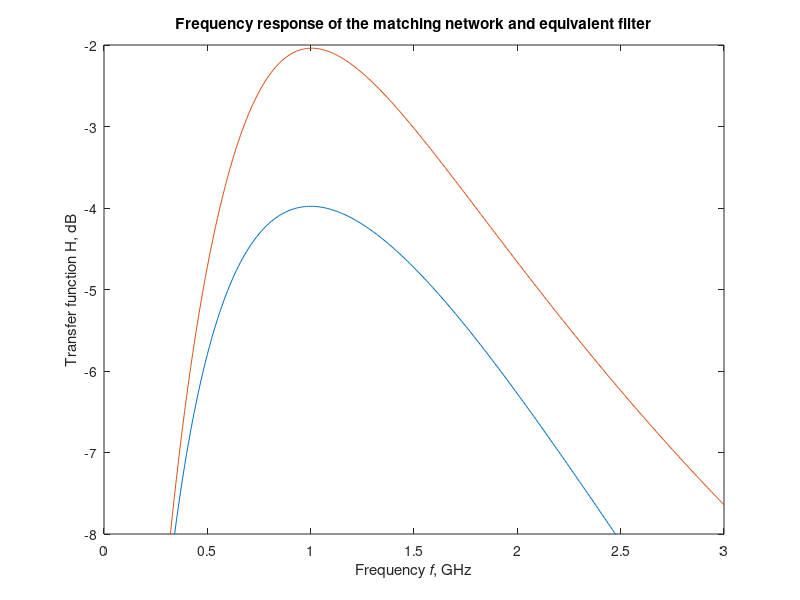

MATLAB code for this plot: (Note: this script raises an error after producing the figure.)
%
%   This program computes the frequency response of 
%   the circuits shown in Figure 8-8 (c) and 
%   compares it with the response of the equivalent 
%   filter shown in Figure 8-10 (a)
% 
%   Copyright (c) 1999 by P.Bretchko and R.Ludwig
%   "RF Circuit Design: Theory and Practice"
%

close all; % close all opened graphs
clear all; % clear all variables

% specify load and source impedances
RL=80;
CL=2.65e-12;
ZS=50;

f=(0.01:0.01:3)*1e9;
w=2*pi*f;

%****************************
% circuit in Figure 8-8(c)
%
ZL=RL+1./(j*w*CL);
L=9.75e-9;
C=0.6e-12;
Z_C=1./(j*w*C);
Z_L=j*w*L;
Z1=ZS+Z_L;
Z2=Z_C.*ZL./(Z_C+ZL);
H_C=Z2./(Z1+Z2).*RL./ZL;

%****************************
% equivalent filter
%

R_ST=125.1;
C_T=1.55e-12;
L_LN=16.2e-9;
R_LP=125.1;
Z_1=1./(j*w*C_T+1./(j*w*L_LN)+1/R_LP);
KK=1-j*2*pi*1e9*L/ZS; % this is coefficient for Thevenin equivalent voltage source
H_filter=KK.*Z_1./(Z_1+R_ST);

figure;
plot(f/1e9,20*log10(abs(H_C)),f/1e9,20*log10(abs(H_filter)));
axis([0 3 -8 -2]);
title('Frequency response of the matching network and equivalent filter');
xlabel('Frequency {\itf}, GHz');
ylabel('Transfer function H, dB');
legend('Network in Figure 8-8 (c)','Equivalent filter',1);
